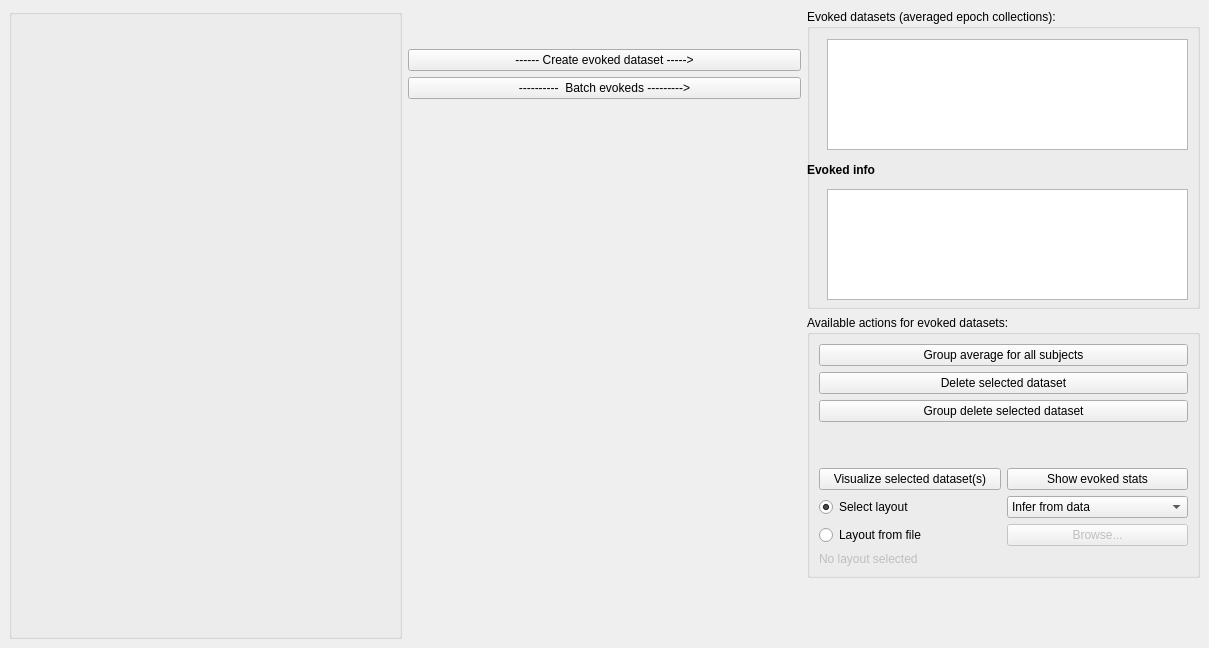
             <widget class="QWidget" name="tabAveraging">
              <attribute name="title">
               <string>Averaging</string>
              </attribute>
              <widget class="QWidget" name="layoutWidget">
               <property name="geometry">
                <rect>
                 <x>9</x>
                 <y>9</y>
                 <width>1191</width>
                 <height>630</height>
                </rect>
               </property>
               <layout class="QGridLayout" name="gridLayout_15">
                <item row="0" column="0">
                 <layout class="QVBoxLayout" name="verticalLayout_23">
                  <item>
                   <widget class="QGroupBox" name="groupBoxEpochsAveraging">
                    <property name="sizePolicy">
                     <sizepolicy hsizetype="Preferred" vsizetype="Preferred">
                      <horstretch>0</horstretch>
                      <verstretch>0</verstretch>
                     </sizepolicy>
                    </property>
                    <property name="minimumSize">
                     <size>
                      <width>0</width>
                      <height>380</height>
                     </size>
                    </property>
                    <property name="title">
                     <string/>
                    </property>
                    <layout class="QGridLayout" name="gridLayout_17"/>
                   </widget>
                  </item>
                 </layout>
                </item>
                <item row="0" column="1">
                 <layout class="QVBoxLayout" name="verticalLayout_4">
                  <item>
                   <spacer name="verticalSpacer_4">
                    <property name="orientation">
                     <enum>Qt::Vertical</enum>
                    </property>
                    <property name="sizeType">
                     <enum>QSizePolicy::Preferred</enum>
                    </property>
                    <property name="sizeHint" stdset="0">
                     <size>
                      <width>20</width>
                      <height>40</height>
                     </size>
                    </property>
                   </spacer>
                  </item>
                  <item>
                   <widget class="QPushButton" name="pushButtonCreateEvoked">
                    <property name="sizePolicy">
                     <sizepolicy hsizetype="Fixed" vsizetype="Fixed">
                      <horstretch>0</horstretch>
                      <verstretch>0</verstretch>
                     </sizepolicy>
                    </property>
                    <property name="maximumSize">
                     <size>
                      <width>10000</width>
                      <height>16777215</height>
                     </size>
                    </property>
                    <property name="text">
                     <string>------ Create evoked dataset -----&gt;</string>
                    </property>
                   </widget>
                  </item>
                  <item>
                   <widget class="QPushButton" name="pushButtonCreateEvokedBatch">
                    <property name="text">
                     <string>----------  Batch evokeds ---------&gt;</string>
                    </property>
                   </widget>
                  </item>
                  <item>
                   <widget class="QWidget" name="widget" native="true">
                    <property name="sizePolicy">
                     <sizepolicy hsizetype="Preferred" vsizetype="Expanding">
                      <horstretch>0</horstretch>
                      <verstretch>0</verstretch>
                     </sizepolicy>
                    </property>
                   </widget>
                  </item>
                 </layout>
                </item>
                <item row="0" column="2">
                 <layout class="QVBoxLayout" name="verticalLayout_6">
                  <item>
                   <widget class="QGroupBox" name="groupBoxEvokeds2">
                    <property name="minimumSize">
                     <size>
                      <width>0</width>
                      <height>300</height>
                     </size>
                    </property>
                    <property name="title">
                     <string>Evoked datasets (averaged epoch collections):</string>
                    </property>
                    <widget class="QListWidget" name="listWidgetEvoked">
                     <property name="geometry">
                      <rect>
                       <x>20</x>
                       <y>30</y>
                       <width>361</width>
                       <height>111</height>
                      </rect>
                     </property>
                    </widget>
                    <widget class="QTextBrowser" name="textBrowserEvokedInfo">
                     <property name="geometry">
                      <rect>
                       <x>20</x>
                       <y>180</y>
                       <width>361</width>
                       <height>111</height>
                      </rect>
                     </property>
                    </widget>
                    <widget class="QLabel" name="labelEvokedInfo">
                     <property name="geometry">
                      <rect>
                       <x>0</x>
                       <y>150</y>
                       <width>81</width>
                       <height>21</height>
                      </rect>
                     </property>
                     <property name="font">
                      <font>
                       <weight>75</weight>
                       <bold>true</bold>
                      </font>
                     </property>
                     <property name="text">
                      <string>Evoked info</string>
                     </property>
                    </widget>
                   </widget>
                  </item>
                  <item>
                   <widget class="QGroupBox" name="groupBox">
                    <property name="title">
                     <string>Available actions for evoked datasets:</string>
                    </property>
                    <layout class="QGridLayout" name="gridLayout_4">
                     <item row="2" column="0">
                      <layout class="QHBoxLayout" name="horizontalLayout_10">
                       <item>
                        <widget class="QPushButton" name="pushButtonVisualizeEvokedDataset">
                         <property name="text">
                          <string>Visualize selected dataset(s)</string>
                         </property>
                        </widget>
                       </item>
                       <item>
                        <widget class="QPushButton" name="pushButtonOpenEvokedStatsDialog">
                         <property name="text">
                          <string>Show evoked stats</string>
                         </property>
                        </widget>
                       </item>
                      </layout>
                     </item>
                     <item row="3" column="0">
                      <layout class="QVBoxLayout" name="verticalLayout_27">
                       <item>
                        <layout class="QHBoxLayout" name="horizontalLayout_35">
                         <item>
                          <widget class="QRadioButton" name="radioButtonSelectLayout">
                           <property name="text">
                            <string>Select layout</string>
                           </property>
                           <property name="checked">
                            <bool>true</bool>
                           </property>
                          </widget>
                         </item>
                         <item>
                          <widget class="QComboBox" name="comboBoxLayout">
                           <item>
                            <property name="text">
                             <string>Infer from data</string>
                            </property>
                           </item>
                          </widget>
                         </item>
                        </layout>
                       </item>
                       <item>
                        <layout class="QHBoxLayout" name="horizontalLayout_36">
                         <item>
                          <widget class="QRadioButton" name="radioButtonLayoutFromFile">
                           <property name="text">
                            <string>Layout from file</string>
                           </property>
                          </widget>
                         </item>
                         <item>
                          <widget class="QPushButton" name="pushButtonBrowseLayout">
                           <property name="enabled">
                            <bool>false</bool>
                           </property>
                           <property name="text">
                            <string>Browse...</string>
                           </property>
                          </widget>
                         </item>
                        </layout>
                       </item>
                       <item>
                        <widget class="QLabel" name="labelLayout">
                         <property name="enabled">
                          <bool>false</bool>
                         </property>
                         <property name="text">
                          <string>No layout selected</string>
                         </property>
                        </widget>
                       </item>
                      </layout>
                     </item>
                     <item row="0" column="0">
                      <layout class="QGridLayout" name="gridLayout">
                       <item row="1" column="0">
                        <widget class="QPushButton" name="pushButtonDeleteEvoked">
                         <property name="text">
                          <string>Delete selected dataset</string>
                         </property>
                        </widget>
                       </item>
                       <item row="2" column="0">
                        <widget class="QPushButton" name="pushButtonGroupDeleteEvoked">
                         <property name="text">
                          <string>Group delete selected dataset</string>
                         </property>
                        </widget>
                       </item>
                       <item row="0" column="0">
                        <widget class="QPushButton" name="pushButtonGroupAverage">
                         <property name="text">
                          <string>Group average for all subjects</string>
                         </property>
                        </widget>
                       </item>
                      </layout>
                     </item>
                     <item row="1" column="0">
                      <spacer name="verticalSpacer_6">
                       <property name="orientation">
                        <enum>Qt::Vertical</enum>
                       </property>
                       <property name="sizeHint" stdset="0">
                        <size>
                         <width>20</width>
                         <height>40</height>
                        </size>
                       </property>
                      </spacer>
                     </item>
                    </layout>
                   </widget>
                  </item>
                  <item>
                   <spacer name="verticalSpacer_5">
                    <property name="orientation">
                     <enum>Qt::Vertical</enum>
                    </property>
                    <property name="sizeHint" stdset="0">
                     <size>
                      <width>20</width>
                      <height>40</height>
                     </size>
                    </property>
                   </spacer>
                  </item>
                 </layout>
                </item>
               </layout>
              </widget>
             </widget>
